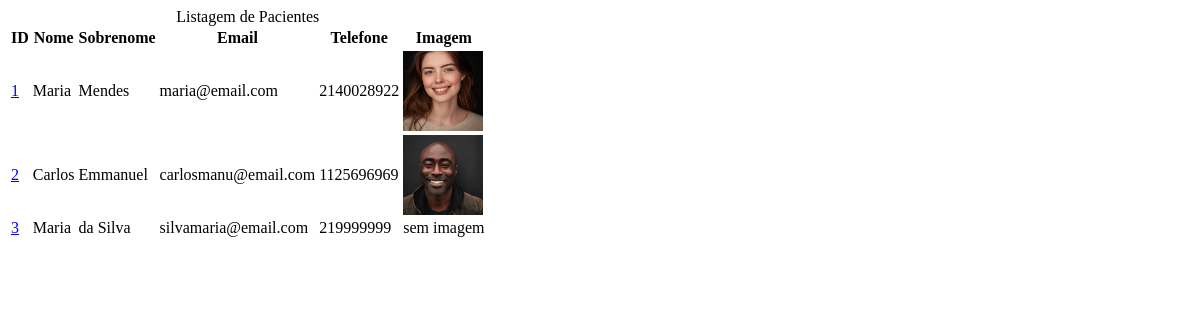
/pacientes/, run on an earlier commit of the app's database.
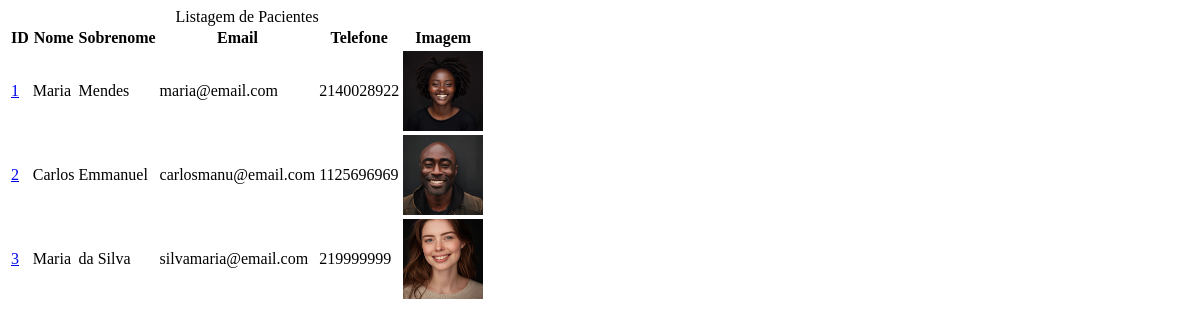
And on a later commit of the database.
### sistema/models.py (models this page shows, shortened)
class Paciente(models.Model):
    nome = models.CharField(max_length=50)
    sobrenome = models.CharField(max_length=50)
    email = models.EmailField()
    telefone = models.CharField(max_length=20)
    criacao_data = models.DateTimeField(default=timezone.now)
    mensagem = models.TextField(blank=True) #blank = True, o campo é opcional, pode ficar vazio
    ativo = models.BooleanField(default=True)
    imagem = models.ImageField(upload_to='img/%Y/%m/', blank=True)

### sistema/views/paciente_views.py (the view)
# urls.py: path('pacientes/',views.listarPacientes,name='pacientes'),
def listarPacientes(request):
    pacientes = Paciente.objects.all() # Variável pacientes está guardando todos os objetos da tabela Paciente
    context = { # Declaração de um dict que possui a chave pacientes e o valor pacientes(variável criada acima).
        'pacientes': pacientes,
    }
    return render(
        request,
        'paciente/listar.html',
        context,
    )

### sistema/templates/paciente/listar.html (shortened to what this page needs)
{% block conteudo %}
    <div class="responsive-table">
        <table class="pacientes-table">
            <caption class="table-caption">
                Listagem de Pacientes
            </caption>
            <thead>
                <tr class="table-row table-row-header" >
                    <th class="table-header">ID</th>
                    <th class="table-header">Nome</th>
                    <th class="table-header">Sobrenome</th>
                    <th class="table-header">Email</th>
                    <th class="table-header">Telefone</th>
                    <th class="table-header">Imagem</th>
                </tr>
            </thead>
            <tbody>
                {% for paciente in pacientes  %}
                    <tr class="table-row">
                        <td class="table-cel"><a class="table-link" href="{% url 'sistema:perfil_paciente' paciente.id %}"> {{ paciente.id }} </a></td>
                        <td class="table-cel"> {{paciente.nome}}</td>
                        <td class="table-cel"> {{paciente.sobrenome}}</td>
                        <td class="table-cel"> {{paciente.email}}</td>
                        <td class="table-cel"> {{paciente.telefone}}</td>
                        <td class="table-cel">
                            {% if paciente.imagem %}
                              <img src = "{{ paciente.imagem.url }} " alt="Imagem do paciente" style="max-height:80px;">
                            {% else %}
                              sem imagem
                            {% endif %}
                          </td>
                        </tr>
                {% endfor %}
            </tbody>
        </table>
    </div>
{% endblock conteudo %}

What changed in the data, as far as the page shows it:
changed Paciente "Mendes": imagem: a different picture
changed Paciente "da Silva": imagem: picture added; no longer shows "sem imagem"
